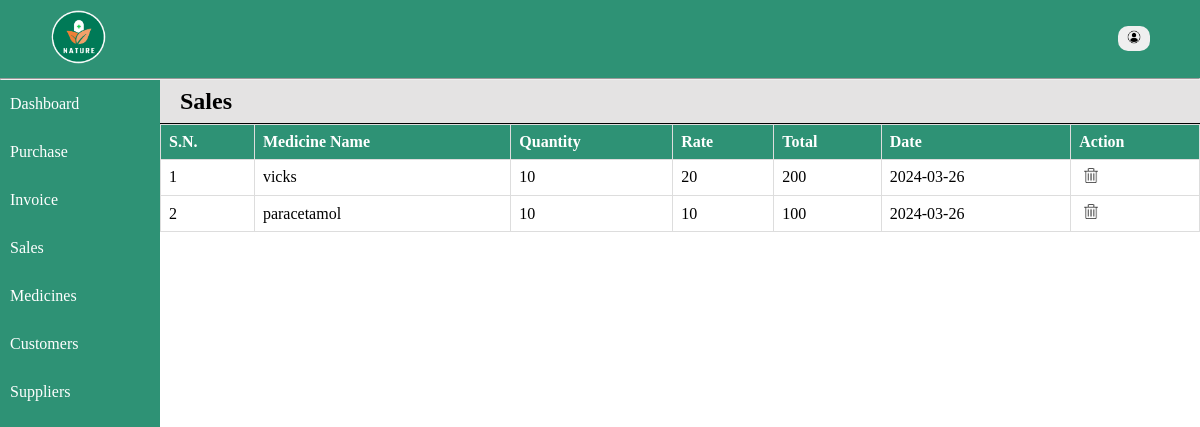
/home/sales.php, run on an earlier commit of the app's database.
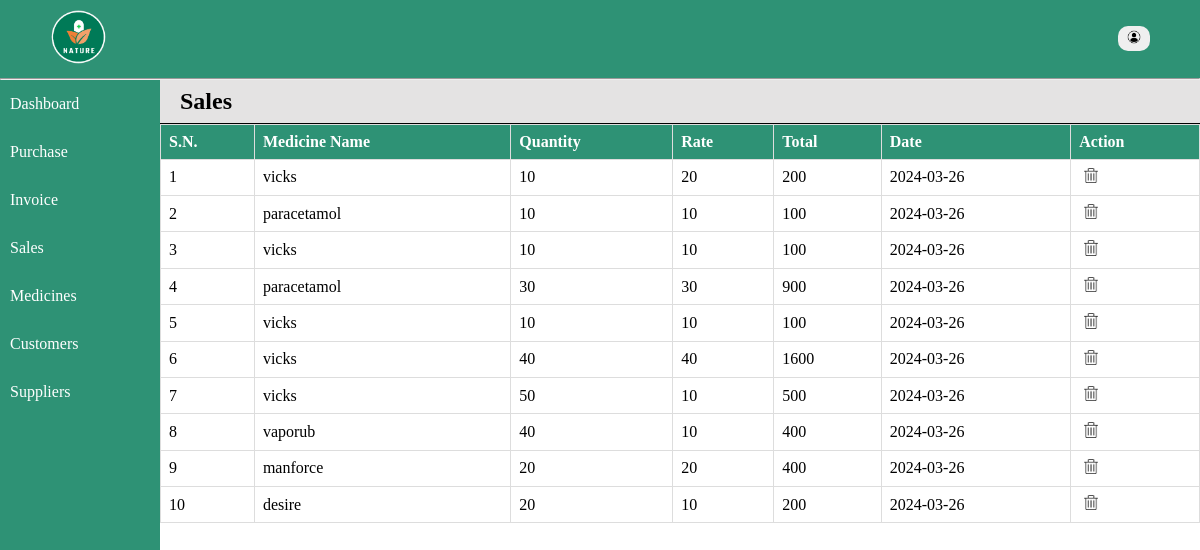
And on a later commit of the database.
### tables this page shows
CREATE TABLE `invoice` (
  `id` int(11) NOT NULL,
  `invoice_no` int(11) NOT NULL,
  `customer_name` varchar(128) NOT NULL,
  `medicine_name` varchar(128) NOT NULL,
  `quantity` int(11) NOT NULL,
  `rate` int(11) NOT NULL,
  `total` int(11) NOT NULL,
  `date` date NOT NULL
);

### includes/database.php (called while the page is built, shortened)
<?php
    function descSelect($conn, $arg, $order) {
        $sql = "select * from $arg order by $order DESC";
        $result = mysqli_query($conn, $sql);
        return $records = mysqli_fetch_all($result, MYSQLI_ASSOC);
    }
?>

### home/sales.php (the view, shortened to what this page needs)
<?php
include "../includes/database.php";
$records = descSelect($conn, 'invoice', 'date');
?>
<!DOCTYPE html>
<html lang="en">
<head>
    <link rel="stylesheet" href="../styles/style.css">
</head>
<body>
<div class="container">
<?php include '../includes/nav.php'; ?>
<div class="main">
    <?php include '../includes/menu.php'; ?>
    <div class="content-wrapper">
        <div class="records sales">
        <h2>Sales</h2>
        <table class="table">
            <tr>
                <th>S.N.</th>
                <th>Medicine Name</th>
                <th>Quantity</th>
                <th>Rate</th>
                <th>Total</th>
                <th>Date</th>
                <th>Action</th>
            </tr>
            <?php if(!empty($records)): ?>
                <?php foreach($records as $key => $record): ?>
                    <tr>
                        <td><?= $key+1; ?></td>
                        <td><?= $record['medicine_name']; ?></td>
                        <td><?= $record['quantity']; ?></td>
                <td><?= $record['rate']; ?></td>
                <td><?= $record['total']; ?></td>
                <td><?= $record['date']; ?></td>
                <td><a href="../includes/delete.php?id= <?= $record['id']; ?>"><img src="../images/delete-icon.png" alt="delete" style="width: 14px;" class="action-btn"></a></td>
                    </tr>
                <?php endforeach; ?>
                <?php endif; ?>
        </table>
        </div>
    </div>
</div>
</body>
</html>

### includes/nav.php (shortened to what this page needs)
<nav id="navbar">
          <a href="home.php"><img src="../images/logo.png" alt="logo" style="width: 60px;"></a>
          <div class="user-info">
              <button id="user-btn"><img src="../images/user.png" alt=""></button>
          </div>
      </nav>
      <hr style="color: #fff;">

### includes/menu.php
<div class="menu">
        <ul id="menu-list">
        <a href="home.php"><li>Dashboard</li></a>
        <a href="purchase.php"><li>Purchase</li></a>
        <a href="invoice.php"><li>Invoice</li></a>
        <a href="sales.php"><li>Sales</li></a>
        <a href="inventory.php"><li>Medicines</li></a>
        <a href="customers.php"><li>Customers</li></a>
        <a href="supplier.php"><li>Suppliers</li></a>
        </ul>
    </div>

### styles/style.css (style rules this page uses)
* { padding: 0; margin: 0; box-sizing: border-box; }
:root { --primary-color: rgba(0, 122, 87, 0.821); --secondary-color: rgba(106, 205, 177, 0.821); }
body { overflow: hidden; }
.container { color: #fff; }
nav { background-color: var(--primary-color); padding: 8px 48px; display: flex; justify-content: space-between; align-items: center; }
a { text-decoration: none; color: #fff; }
.user-info { font-size: 18px; }
.user-info button { margin: 2px 2px; width: 32px; border-radius: 10px; padding: 4px; background-color: none; font-size: 14px; cursor: pointer; border: none; transition: 0.6s; }
.user-info button img { width: 14px; }
#menu-list { float: left; list-style: none; background-color: var(--primary-color); height: 100vh; width: 10em; }
#menu-list li { padding: 15px 10px; }
.main { background: #fff; display: flex; }
.content-wrapper { width: 100%; color: #000; }
.records { width: 100%; color: #000; }
.records h2 { display: block; padding: 8px 20px; border-bottom: 1px solid black; background-color: rgb(228, 227, 227); }
.table { width: 100%; border-collapse: collapse; }
.table tr { width: 100%; }
.table th { padding: 12px 0; text-align: left; background-color: var(--primary-color); color: white; }
.table td, .table th { padding: 8px; border: 1px solid #ddd; }
.action-btn { margin: 0 5px; }
.bill-table td, th { border: 1px solid black; }

What changed in the data, as far as the page shows it:
added invoice: medicine_name "vicks", quantity "10", rate "10", total "100", date "2024-03-26"
added invoice: medicine_name "paracetamol", quantity "30", rate "30", total "900", date "2024-03-26"
added invoice: medicine_name "vicks", quantity "10", rate "10", total "100", date "2024-03-26"
added invoice: medicine_name "vicks", quantity "40", rate "40", total "1600", date "2024-03-26"
added invoice: medicine_name "vicks", quantity "50", rate "10", total "500", date "2024-03-26"
added invoice: medicine_name "vaporub", quantity "40", rate "10", total "400", date "2024-03-26"
added invoice: medicine_name "manforce", quantity "20", rate "20", total "400", date "2024-03-26"
added invoice: medicine_name "desire", quantity "20", rate "10", total "200", date "2024-03-26"
